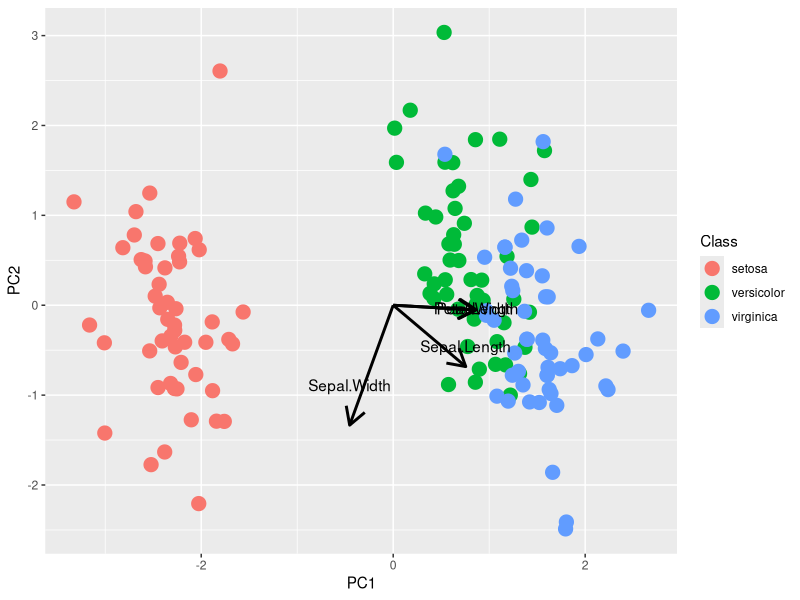

The R source for this figure: (Note: this script raises an error after producing the figure.)
data(iris)
library(randomForest)
library(ggplot2)
set.seed(1234)
iris.rf <- randomForest(Species ~ ., 
                        data=iris, 
                        importance=TRUE,
                        proximity=TRUE,
                        ntree = 1)

iris <- data.frame(iris)
log.ir <- log(iris[, 1:4])
ir.species <- iris[, 5]
iris.pca <- prcomp(log.ir, center = TRUE, scale = TRUE)

iris.pca.dat <- data.frame(PC1 = iris.pca$x[, 1], 
                           PC2 = iris.pca$x[, 2], 
                           Class = as.character(ir.species))
  
str(iris.pca.dat)

pca.proj <- data.frame(iris.pca$rotation[, 1:2])
pca.proj$var.name <- row.names(pca.proj)

ggplot(data = iris.pca.dat, mapping = aes(x = PC1, y = PC2)) + 
  geom_point(aes(colour = Class), size = 4.5) +
  geom_segment(data = pca.proj, mapping = aes(x = 0, y = 0, xend = PC1 * 1.5, yend = PC2 * 1.5), size = 1, 
    arrow = grid::arrow(length = grid::unit(0.5, "cm"))) +
  geom_text(data = pca.proj, aes(x = PC1 * 1.5, label = var.name))


iris.pca.rf <- randomForest(Class ~ PC1 + PC2,
                            data=iris.pca.dat, 
                            importance = FALSE,
                            proximity = FALSE,
                            ntree = 1)

iris.pca.dat$Pred.Class <- iris.pca.rf$predicted
iris.pca.dat$Pred.Class <- as.character(iris.pca.dat$Pred.Class)
iris.pca.dat$Pred.Class[is.na(iris.pca.dat$Pred.Class)] <- 'unknown'
iris.pca.dat$Pred.Class  <- as.factor(iris.pca.dat$Pred.Class)
iris.pca.dat$Pred.Class <- factor(iris.pca.dat$Pred.Class,  levels = c('setosa', 'versicolor', 'virginica', 'unknown'))
iris.pca.dat$Correctness <- 'Correct'
levels(iris.pca.dat$Class) <- c('setosa', 'versicolor', 'virginica', 'unknown')
iris.pca.dat$Correctness[iris.pca.dat$Class != iris.pca.dat$Pred.Class] <- 'Incorrect' 

#   palette(c("#E41A1C", "#377EB8", "#4DAF4A", "#585858",
#               "#FF7F00", "#FFFF33", "#A65628", "#F781BF", "#999999"))
ggplot(data = iris.pca.dat, mapping = aes(x = PC1, y = PC2, group = Correctness)) + 
  geom_point(aes(colour = Pred.Class), size = 4.5) +
  geom_point(data = iris.pca.dat,
             aes(colour = Class, shape = Correctness), size = 7) +
  scale_shape_manual(values = c('Correct' = 1, 'Incorrect' = 4)) +
  scale_colour_manual(values = c("#E41A1C", "#377EB8", "#4DAF4A", "#585858"))

# palette(c("#E41A1C", "#377EB8", "#4DAF4A", "#585858",
#           "#FF7F00", "#FFFF33", "#A65628", "#F781BF", "#999999"))
# plot(x = iris.pca.dat$PC1, 
#      y = iris.pca.dat$PC2, 
#      col = iris.pca.dat$Pred.Class, 
#      pch = 20, cex = 3, 
#      xlab = 'PC1', ylab = 'PC2') 
# incorrect.dat <- subset(iris.pca.dat, Correctness == 'Incorrect')
#   points(x = incorrect.dat$PC1, y = incorrect.dat$PC2, pch = 4, col = incorrect.dat$Class, cex = 3) 
#   par(xpd=T, mar = c(10,10,10,10))
#   legend(3.2, -4, legend = c('setosa', 'versicolor', 'virginica', 'unknown', 'Correct', 'Incorrect'), 
#     pch = c(20, 20, 20, 20, 20, 4),
#     col = c("#E41A1C", "#377EB8", "#4DAF4A", "#585858", "black", "black"))




